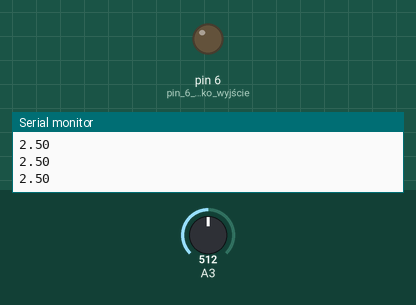
This sketch was run on a simulated Arduino Uno, built with avr-gcc and run on an emulated ATmega328P. Parts: output pins drawn as LEDs (lit = HIGH), the last lines printed to the serial monitor. Inputs (shaded band) come from the test bench; at power-on: A3 = 512.

Above: at 1.2 s.
1.3 s: A3 set to 662
2.8 s: A3 set to 686
At 3.5 s:
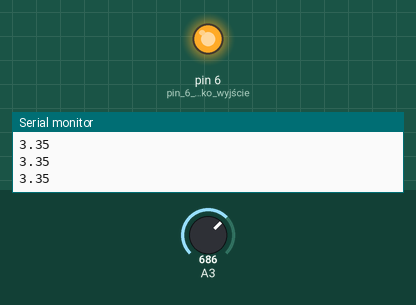
4.3 s: A3 set to 511
At 5.5 s:
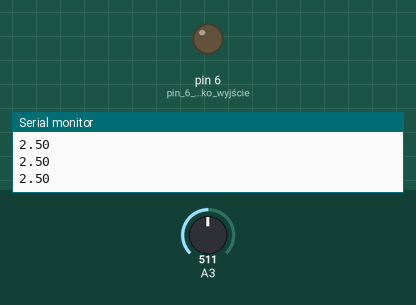
5.8 s: A3 set to 716
At 6.9 s:
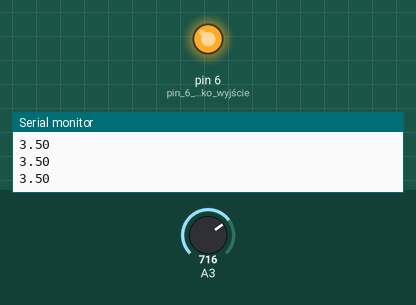
Timing chart, 0 to 8.3 s (numbered marks = the images above; inputs shaded):
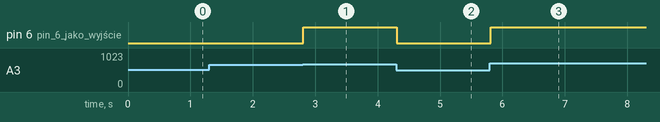

The sketch:

Jak_uzywac_Analog_In_sterowanie_mikroswitch_02.ino
```cpp
int wynik;          // zmienna na odczyt z ADC
float napiecie;     // zmienna na przeliczone napięcie w voltach
float prog = 3.3;   // próg napięcia, który chcemy wykryć (3.3 V)

void setup() {
  pinMode(6, OUTPUT);   // pin 6 jako wyjście (dioda LED)
  Serial.begin(9600);   // komunikacja z komputerem
}

void loop() {

  wynik = analogRead(A3);  // odczyt z wejścia A3 (0–1023)

  // przeliczenie wartości ADC na napięcie:
  // napięcie = (wynik / 1023.0) * 5.0
  napiecie = (wynik / 1023.0) * 5.0;

  Serial.println(napiecie);  // podgląd napięcia w voltach

  // jeśli zmierzone napięcie jest równe lub wyższe niż 3.3 V → włącz LED
  if (napiecie >= prog) {
    digitalWrite(6, HIGH);   // włącz diodę LED
  } else {
    digitalWrite(6, LOW);    // wyłącz diodę LED
  }

  delay(10);  // krótka pauza
}
```

Measured:
- the behaviour switches between 675 and 676 on A3 (found by bisection; images 0 and 1)
- after the input at 2.8 s, pin 6 (pin_6_jako_wyjście): LOW → HIGH at once
- after the input at 4.3 s, pin 6 (pin_6_jako_wyjście): HIGH → LOW at once
- after the input at 5.8 s, pin 6 (pin_6_jako_wyjście): LOW → HIGH at once
